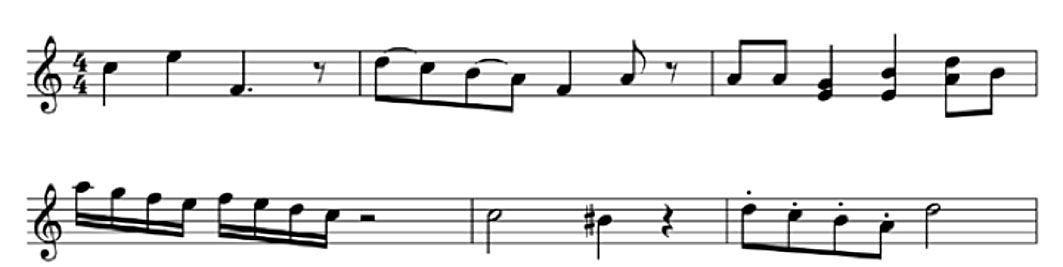
%> input picture images/le_1.jpg, 1063 x 267 px
$ octave --eval "result = naive_crop(imread('images/le_1.jpg'));"   (GNU Octave 9; MATLAB toolbox functions it lacks are replaced by stand-ins)
%> lines starting %> are read from the running program, lines starting %| are printed output that depends on the picture; in (x1, y1, x2, y2) boxes, pixels count from 0 and x2, y2 are one past the last pixel; in counts of white or black regions, pixels touching at a corner belong together; the program's own positions count from 1
function [ height_start, height_end, width_start, width_end ] = naive_crop( image )
% NAIVE CROP
%   Inputs, image
%   Outputs, positions where to crop

    % Theshold the image so that the background is white and the sheet
    % is black
    bw = 1-imbinarize(image(:,:,3),'global');
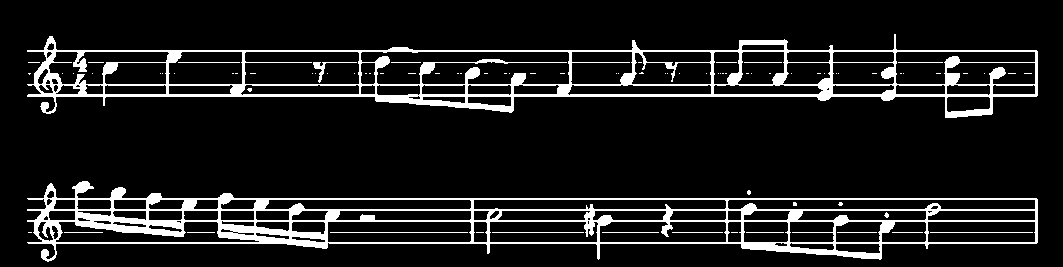
%> bw: size 267x1063 double; values 0 (black) and 1 (white), 10.8% white; 82 white regions (64 under 20 px), largest, box (x1, y1, x2, y2) and area: (27, 181, 1038, 262) 15397, (27, 34, 1038, 118) 14066, (313, 62, 357, 83) 145
    bw = bwareaopen(bw, 2000);
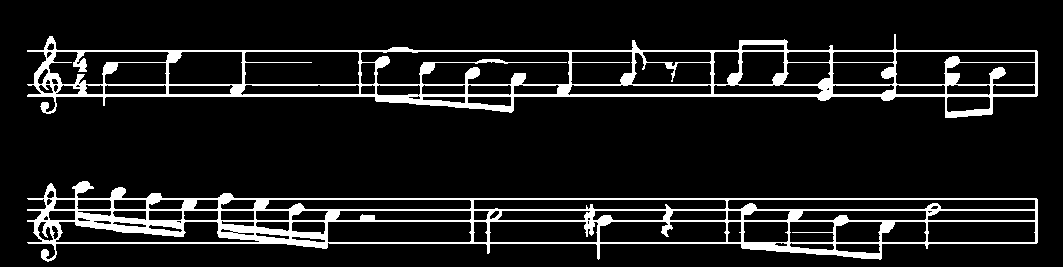
%> bw: size 267x1063 logical; 10.4% white; 2 white regions, box (x1, y1, x2, y2) and area: (27, 181, 1038, 262) 15397, (27, 34, 1038, 118) 14066
    bw_out = bw;
    height_start = 1;
    height_end = length(bw_out(:,1));
%> height_end = 267
    width_start = 1;
    width_end = length(bw_out(1,:));
%> width_end = 1063

    while true

        if ~(sum(bw_out(1,:)) > 150 || sum(bw_out(:,1)) > 150 ...
            || sum(bw_out(end,:)) > 150 || sum(bw_out(:,end)) > 150)
            break
        end

        width = length(bw_out(1,:));
        height = length(bw_out(:,1));

        if sum(bw_out(1,:)) > 150
            bw_out = bw_out(2:height, :);
            height_start = height_start+1;
            height = height-1;
        end

        if sum(bw_out(height,:)) > 150
            bw_out = bw_out(1:height-1, :);
            height_end = height_end-1;
            height = height-1;
        end

        if sum(bw_out(:,1)) > 150
            bw_out = bw_out(:, 2:width);
            width_start = width_start+1;
            width = width-1;
        end

        if sum(bw_out(:,width)) > 150
            bw_out = bw_out(:, 1:width-1);
            width_end = width_end-1;
            width = width-1;
        end

    end
%> after the loop, height_start = 1; width_start = 1
end

$ run again, on images/duck.png
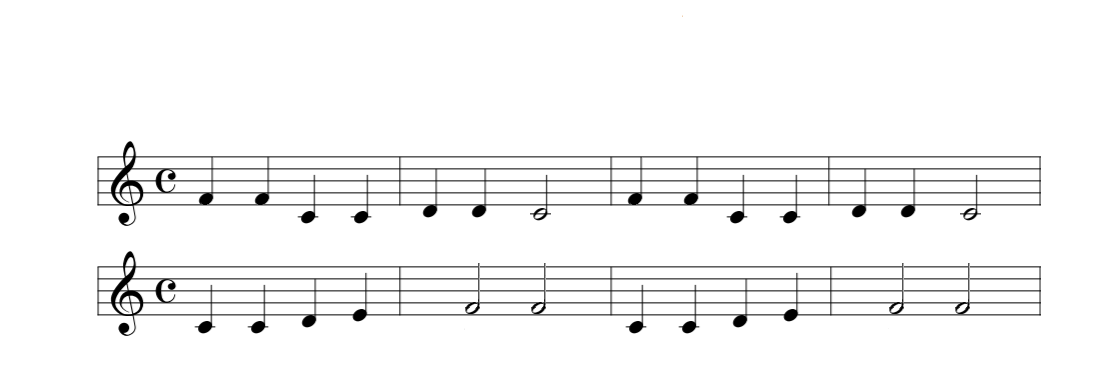
%> input picture images/duck.png, 1094 x 389 px
%> in naive_crop, `bw = 1-imbinarize(image(:,:,3),'global');`:
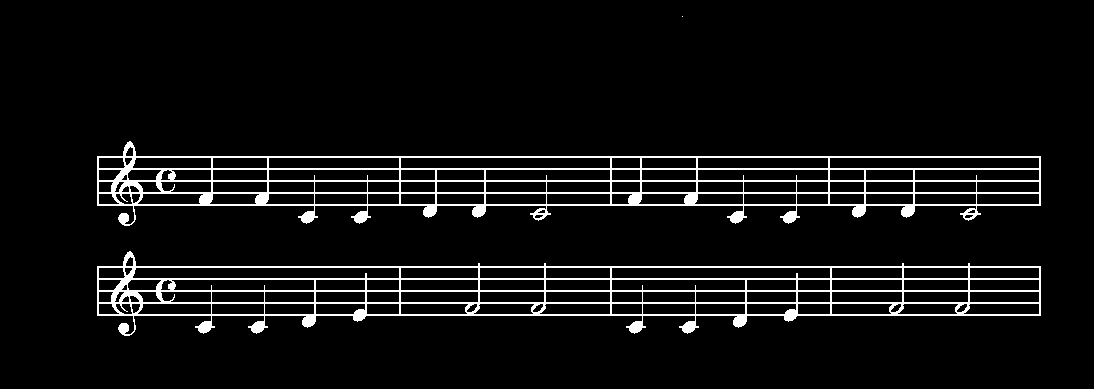
%> bw: size 389x1094 double; values 0 (black) and 1 (white), 6.1% white in thin lines or dots, all inside (x1, y1, x2, y2) = (97, 16, 1041, 336)
%> height_end = 389
%> width_end = 1094
%> after the loop in naive_crop, `while true`: height_start = 1

$ run again, on images/london.png
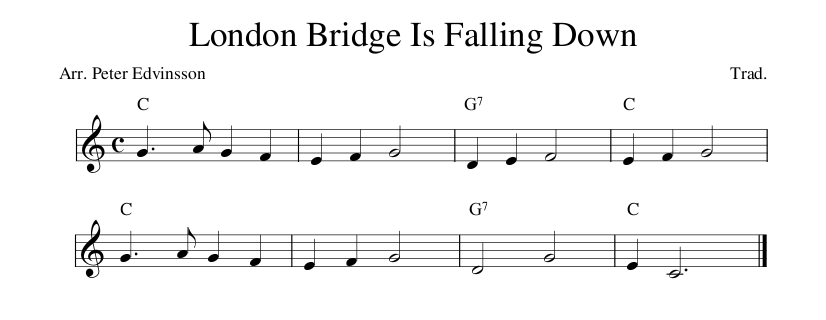
%> input picture images/london.png, 826 x 320 px
%> in naive_crop, `bw = 1-imbinarize(image(:,:,3),'global');`:
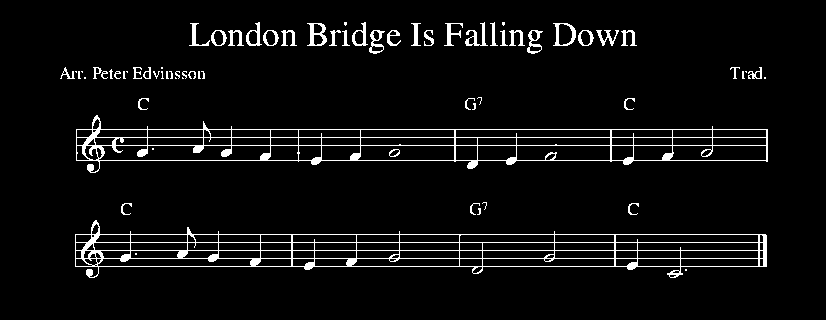
%> bw: size 320x826 double; values 0 (black) and 1 (white), 5.1% white in thin lines or dots, all inside (x1, y1, x2, y2) = (60, 22, 768, 278)
%> in naive_crop, `bw = bwareaopen(bw, 2000);`:
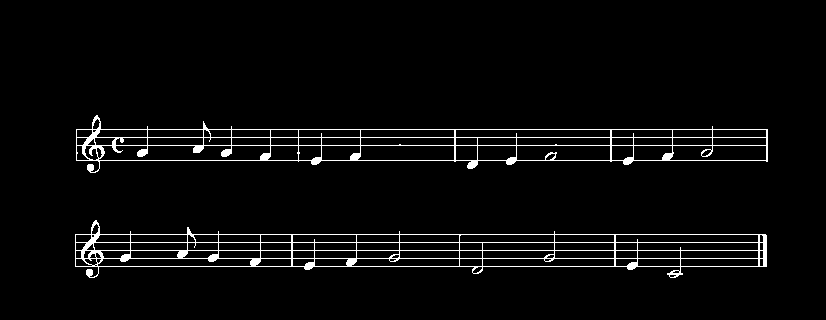
%> bw: size 320x826 logical; 3.6% white in thin lines or dots, all inside (x1, y1, x2, y2) = (75, 115, 768, 278)
%> height_end = 320
%> width_end = 826
%> after the loop in naive_crop, `while true`: height_start = 1
